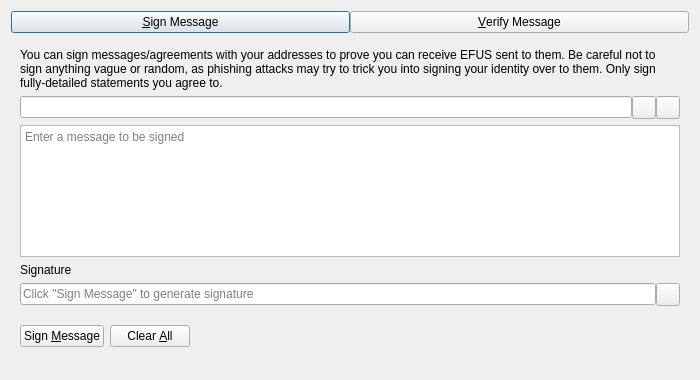
<?xml version="1.0" encoding="UTF-8"?>
<ui version="4.0">
 <class>SignVerifyMessageDialog</class>
 <widget class="QDialog" name="SignVerifyMessageDialog">
  <property name="geometry">
   <rect>
    <x>0</x>
    <y>0</y>
    <width>700</width>
    <height>380</height>
   </rect>
  </property>
  <property name="windowTitle">
   <string>Signatures - Sign / Verify a Message</string>
  </property>
  <property name="modal">
   <bool>true</bool>
  </property>
  <layout class="QVBoxLayout" name="verticalLayout">
   <item>
    <layout class="QHBoxLayout" name="horizontalLayout_Buttons_2">
     <property name="spacing">
      <number>0</number>
     </property>
     <property name="topMargin">
      <number>0</number>
     </property>
     <item>
      <widget class="QPushButton" name="btnSignMessage">
       <property name="text">
        <string>&amp;Sign Message</string>
       </property>
       <property name="checkable">
        <bool>true</bool>
       </property>
      </widget>
     </item>
     <item>
      <widget class="QPushButton" name="btnVerifyMessage">
       <property name="text">
        <string>&amp;Verify Message</string>
       </property>
       <property name="checkable">
        <bool>true</bool>
       </property>
      </widget>
     </item>
    </layout>
   </item>
   <item>
    <widget class="QStackedWidget" name="stackedWidgetSig">
     <property name="minimumSize">
      <size>
       <width>0</width>
       <height>0</height>
      </size>
     </property>
     <property name="currentIndex">
      <number>0</number>
     </property>
     <widget class="QWidget" name="pageSignMessage">
      <layout class="QVBoxLayout" name="verticalLayout_SM">
       <item>
        <widget class="QLabel" name="infoLabel_SM">
         <property name="text">
          <string>You can sign messages/agreements with your addresses to prove you can receive EFUS sent to them. Be careful not to sign anything vague or random, as phishing attacks may try to trick you into signing your identity over to them. Only sign fully-detailed statements you agree to.</string>
         </property>
         <property name="textFormat">
          <enum>Qt::PlainText</enum>
         </property>
         <property name="wordWrap">
          <bool>true</bool>
         </property>
        </widget>
       </item>
       <item>
        <layout class="QHBoxLayout" name="horizontalLayout_1_SM">
         <property name="spacing">
          <number>0</number>
         </property>
         <item>
          <widget class="QValidatedLineEdit" name="addressIn_SM">
           <property name="toolTip">
            <string>The EFUS address to sign the message with</string>
           </property>
          </widget>
         </item>
         <item>
          <widget class="QToolButton" name="addressBookButton_SM">
           <property name="toolTip">
            <string>Choose previously used address</string>
           </property>
           <property name="text">
            <string/>
           </property>
           <property name="shortcut">
            <string>Alt+A</string>
           </property>
          </widget>
         </item>
         <item>
          <widget class="QToolButton" name="pasteButton_SM">
           <property name="toolTip">
            <string>Paste address from clipboard</string>
           </property>
           <property name="text">
            <string/>
           </property>
           <property name="shortcut">
            <string>Alt+P</string>
           </property>
          </widget>
         </item>
        </layout>
       </item>
       <item>
        <widget class="QPlainTextEdit" name="messageIn_SM">
         <property name="toolTip">
          <string>Enter the message you want to sign here</string>
         </property>
         <property name="placeholderText">
          <string>Enter a message to be signed</string>
         </property>
        </widget>
       </item>
       <item>
        <widget class="QLabel" name="signatureLabel_SM">
         <property name="text">
          <string>Signature</string>
         </property>
         <property name="textFormat">
          <enum>Qt::PlainText</enum>
         </property>
        </widget>
       </item>
       <item>
        <layout class="QHBoxLayout" name="horizontalLayout_2_SM">
         <property name="spacing">
          <number>0</number>
         </property>
         <item>
          <widget class="QLineEdit" name="signatureOut_SM">
           <property name="placeholderText">
            <string>Click "Sign Message" to generate signature</string>
           </property>
           <property name="readOnly">
            <bool>true</bool>
           </property>
          </widget>
         </item>
         <item>
          <widget class="QToolButton" name="copySignatureButton_SM">
           <property name="toolTip">
            <string>Copy the current signature to the system clipboard</string>
           </property>
           <property name="text">
            <string/>
           </property>
          </widget>
         </item>
        </layout>
       </item>
       <item>
        <layout class="QHBoxLayout" name="horizontalLayout_3_SM">
         <item>
          <widget class="QPushButton" name="signMessageButton_SM">
           <property name="toolTip">
            <string>Sign the message to prove you own this EFUS address</string>
           </property>
           <property name="text">
            <string>Sign &amp;Message</string>
           </property>
           <property name="autoDefault">
            <bool>false</bool>
           </property>
          </widget>
         </item>
         <item>
          <widget class="QPushButton" name="clearButton_SM">
           <property name="toolTip">
            <string>Reset all sign message fields</string>
           </property>
           <property name="text">
            <string>Clear &amp;All</string>
           </property>
           <property name="autoDefault">
            <bool>false</bool>
           </property>
          </widget>
         </item>
         <item>
          <spacer name="horizontalSpacer_1_SM">
           <property name="orientation">
            <enum>Qt::Horizontal</enum>
           </property>
           <property name="sizeHint" stdset="0">
            <size>
             <width>40</width>
             <height>48</height>
            </size>
           </property>
          </spacer>
         </item>
         <item>
          <widget class="QLabel" name="statusLabel_SM">
           <property name="text">
            <string/>
           </property>
           <property name="wordWrap">
            <bool>true</bool>
           </property>
          </widget>
         </item>
         <item>
          <spacer name="horizontalSpacer_2_SM">
           <property name="orientation">
            <enum>Qt::Horizontal</enum>
           </property>
           <property name="sizeHint" stdset="0">
            <size>
             <width>40</width>
             <height>48</height>
            </size>
           </property>
          </spacer>
         </item>
        </layout>
       </item>
      </layout>
     </widget>
     <widget class="QWidget" name="pageVerifyMessage">
      <layout class="QVBoxLayout" name="verticalLayout_VM">
       <item>
        <widget class="QLabel" name="infoLabel_VM">
         <property name="text">
          <string>Enter the receiver's address, message (ensure you copy line breaks, spaces, tabs, etc. exactly) and signature below to verify the message. Be careful not to read more into the signature than what is in the signed message itself, to avoid being tricked by a man-in-the-middle attack. Note that this only proves the signing party receives with the address, it cannot prove sendership of any transaction!</string>
         </property>
         <property name="textFormat">
          <enum>Qt::PlainText</enum>
         </property>
         <property name="alignment">
          <set>Qt::AlignLeading|Qt::AlignLeft|Qt::AlignTop</set>
         </property>
         <property name="wordWrap">
          <bool>true</bool>
         </property>
        </widget>
       </item>
       <item>
        <layout class="QHBoxLayout" name="horizontalLayout_1_VM">
         <property name="spacing">
          <number>0</number>
         </property>
         <item>
          <widget class="QValidatedLineEdit" name="addressIn_VM">
           <property name="toolTip">
            <string>The EFUS address the message was signed with</string>
           </property>
          </widget>
         </item>
         <item>
          <widget class="QToolButton" name="addressBookButton_VM">
           <property name="toolTip">
            <string>Choose previously used address</string>
           </property>
           <property name="text">
            <string/>
           </property>
           <property name="shortcut">
            <string>Alt+A</string>
           </property>
          </widget>
         </item>
        </layout>
       </item>
       <item>
        <widget class="QPlainTextEdit" name="messageIn_VM">
          <property name="toolTip">
            <string>The signed message to verify</string>
          </property>
          <property name="placeholderText">
            <string>Enter a message to be verified</string>
          </property>
        </widget>
       </item>
       <item>
        <widget class="QValidatedLineEdit" name="signatureIn_VM">
          <property name="toolTip">
            <string>The signature given when the message was signed</string>
          </property>
          <property name="placeholderText">
            <string>Enter a signature for the message to be verified</string>
          </property>
        </widget>
       </item>
       <item>
        <layout class="QHBoxLayout" name="horizontalLayout_2_VM">
         <item>
          <widget class="QPushButton" name="verifyMessageButton_VM">
           <property name="toolTip">
            <string>Verify the message to ensure it was signed with the specified EFUS address</string>
           </property>
           <property name="text">
            <string>Verify &amp;Message</string>
           </property>
           <property name="autoDefault">
            <bool>false</bool>
           </property>
          </widget>
         </item>
         <item>
          <widget class="QPushButton" name="clearButton_VM">
           <property name="toolTip">
            <string>Reset all verify message fields</string>
           </property>
           <property name="text">
            <string>Clear &amp;All</string>
           </property>
           <property name="autoDefault">
            <bool>false</bool>
           </property>
          </widget>
         </item>
         <item>
          <spacer name="horizontalSpacer_1_VM">
           <property name="orientation">
            <enum>Qt::Horizontal</enum>
           </property>
           <property name="sizeHint" stdset="0">
            <size>
             <width>40</width>
             <height>48</height>
            </size>
           </property>
          </spacer>
         </item>
         <item>
          <widget class="QLabel" name="statusLabel_VM">
           <property name="text">
            <string/>
           </property>
           <property name="wordWrap">
            <bool>true</bool>
           </property>
          </widget>
         </item>
         <item>
          <spacer name="horizontalSpacer_2_VM">
           <property name="orientation">
            <enum>Qt::Horizontal</enum>
           </property>
           <property name="sizeHint" stdset="0">
            <size>
             <width>40</width>
             <height>48</height>
            </size>
           </property>
          </spacer>
         </item>
        </layout>
       </item>
      </layout>
     </widget>
    </widget>
   </item>
  </layout>
 </widget>
 <customwidgets>
  <customwidget>
   <class>QValidatedLineEdit</class>
   <extends>QLineEdit</extends>
   <header>qt/qvalidatedlineedit.h</header>
  </customwidget>
 </customwidgets>
 <resources>
  <include location="../efus.qrc"/>
 </resources>
 <connections/>
</ui>
